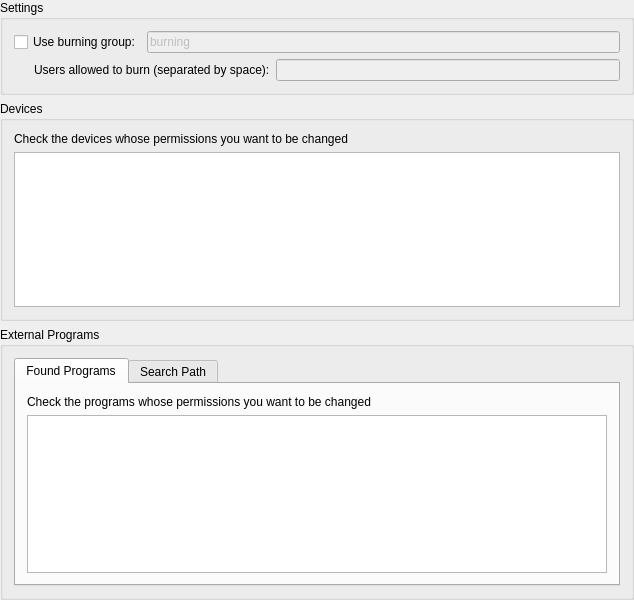
<?xml version="1.0" encoding="UTF-8"?>
<ui version="4.0">
 <class>base_K3bSetup</class>
 <widget class="QWidget" name="base_K3bSetup">
  <property name="geometry">
   <rect>
    <x>0</x>
    <y>0</y>
    <width>634</width>
    <height>600</height>
   </rect>
  </property>
  <layout class="QHBoxLayout">
   <property name="margin">
    <number>0</number>
   </property>
   <item>
    <layout class="QVBoxLayout">
     <item>
      <widget class="QGroupBox" name="groupBox3">
       <property name="title">
        <string>Settings</string>
       </property>
       <layout class="QVBoxLayout">
        <item>
         <layout class="QHBoxLayout">
          <item>
           <widget class="QCheckBox" name="m_checkUseBurningGroup">
            <property name="whatsThis">
             <string>&lt;p&gt;If this option is checked, only the users in the specified group will be able to burn CDs and DVDs, since only they will have access to the devices and the CD recording programs used by K3b.&lt;/p&gt;
&lt;p&gt;Otherwise all users on the system have access to the devices and to all K3b functionality.</string>
            </property>
            <property name="text">
             <string>Use burning group:</string>
            </property>
           </widget>
          </item>
          <item>
           <widget class="KLineEdit" name="m_editBurningGroup">
            <property name="enabled">
             <bool>false</bool>
            </property>
            <property name="text">
             <string>burning</string>
            </property>
            <property name="showClearButton" stdset="0">
             <bool>true</bool>
            </property>
           </widget>
          </item>
         </layout>
        </item>
        <item>
         <widget class="QFrame" name="m_frameUsers">
          <layout class="QHBoxLayout" name="horizontalLayout">
           <property name="margin">
            <number>0</number>
           </property>
           <item>
            <spacer name="spacer1">
             <property name="orientation">
              <enum>Qt::Horizontal</enum>
             </property>
             <property name="sizeType">
              <enum>QSizePolicy::Fixed</enum>
             </property>
             <property name="sizeHint" stdset="0">
              <size>
               <width>20</width>
               <height>10</height>
              </size>
             </property>
            </spacer>
           </item>
           <item>
            <widget class="QLabel" name="textLabel2">
             <property name="text">
              <string>Users allowed to burn (separated by space):</string>
             </property>
             <property name="wordWrap">
              <bool>false</bool>
             </property>
            </widget>
           </item>
           <item>
            <widget class="KLineEdit" name="m_editUsers">
             <property name="enabled">
              <bool>false</bool>
             </property>
             <property name="showClearButton" stdset="0">
              <bool>true</bool>
             </property>
            </widget>
           </item>
          </layout>
         </widget>
        </item>
       </layout>
      </widget>
     </item>
     <item>
      <widget class="QGroupBox" name="groupBox1">
       <property name="title">
        <string>Devices</string>
       </property>
       <layout class="QVBoxLayout">
        <item>
         <widget class="QLabel" name="textLabel1_2">
          <property name="text">
           <string>Check the devices whose permissions you want to be changed</string>
          </property>
          <property name="wordWrap">
           <bool>false</bool>
          </property>
         </widget>
        </item>
        <item>
         <widget class="QTreeView" name="m_viewDevices">
          <property name="rootIsDecorated">
           <bool>false</bool>
          </property>
          <attribute name="headerStretchLastSection">
           <bool>false</bool>
          </attribute>
         </widget>
        </item>
       </layout>
      </widget>
     </item>
     <item>
      <widget class="QGroupBox" name="groupBox2">
       <property name="title">
        <string>External Programs</string>
       </property>
       <layout class="QVBoxLayout">
        <item>
         <widget class="QTabWidget" name="tabWidget2">
          <property name="currentIndex">
           <number>0</number>
          </property>
          <widget class="QWidget" name="tab">
           <attribute name="title">
            <string>Found Programs</string>
           </attribute>
           <layout class="QVBoxLayout">
            <item>
             <widget class="QLabel" name="textLabel1">
              <property name="text">
               <string>Check the programs whose permissions you want to be changed</string>
              </property>
              <property name="wordWrap">
               <bool>false</bool>
              </property>
             </widget>
            </item>
            <item>
             <widget class="QTreeView" name="m_viewPrograms">
              <property name="rootIsDecorated">
               <bool>false</bool>
              </property>
              <attribute name="headerStretchLastSection">
               <bool>false</bool>
              </attribute>
             </widget>
            </item>
           </layout>
          </widget>
          <widget class="QWidget" name="tab">
           <attribute name="title">
            <string>Search Path</string>
           </attribute>
           <layout class="QVBoxLayout">
            <item>
             <widget class="KEditListBox" name="m_editSearchPath">
              <property name="title">
               <string>Search Path</string>
              </property>
              <property name="flat">
               <bool>false</bool>
              </property>
             </widget>
            </item>
            <item>
             <widget class="QLabel" name="textLabel1_3">
              <property name="text">
               <string>&lt;qt&gt;&lt;b&gt;Hint:&lt;/b&gt; to force K3b to use another than the default name for the executable specify it in the search path.&lt;/qt&gt;</string>
              </property>
              <property name="wordWrap">
               <bool>true</bool>
              </property>
             </widget>
            </item>
           </layout>
          </widget>
         </widget>
        </item>
       </layout>
      </widget>
     </item>
    </layout>
   </item>
  </layout>
 </widget>
 <layoutdefault spacing="6" margin="11"/>
 <customwidgets>
  <customwidget>
   <class>KEditListBox</class>
   <extends>QGroupBox</extends>
   <header>keditlistbox.h</header>
  </customwidget>
  <customwidget>
   <class>KLineEdit</class>
   <extends>QLineEdit</extends>
   <header>klineedit.h</header>
  </customwidget>
 </customwidgets>
 <includes>
  <include location="local">keditlistbox.h</include>
  <include location="local">klineedit.h</include>
 </includes>
 <resources/>
 <connections>
  <connection>
   <sender>m_checkUseBurningGroup</sender>
   <signal>toggled(bool)</signal>
   <receiver>m_editBurningGroup</receiver>
   <slot>setEnabled(bool)</slot>
   <hints>
    <hint type="sourcelabel">
     <x>121</x>
     <y>45</y>
    </hint>
    <hint type="destinationlabel">
     <x>202</x>
     <y>43</y>
    </hint>
   </hints>
  </connection>
  <connection>
   <sender>m_checkUseBurningGroup</sender>
   <signal>toggled(bool)</signal>
   <receiver>m_editUsers</receiver>
   <slot>setEnabled(bool)</slot>
   <hints>
    <hint type="sourcelabel">
     <x>55</x>
     <y>46</y>
    </hint>
    <hint type="destinationlabel">
     <x>367</x>
     <y>80</y>
    </hint>
   </hints>
  </connection>
 </connections>
</ui>
